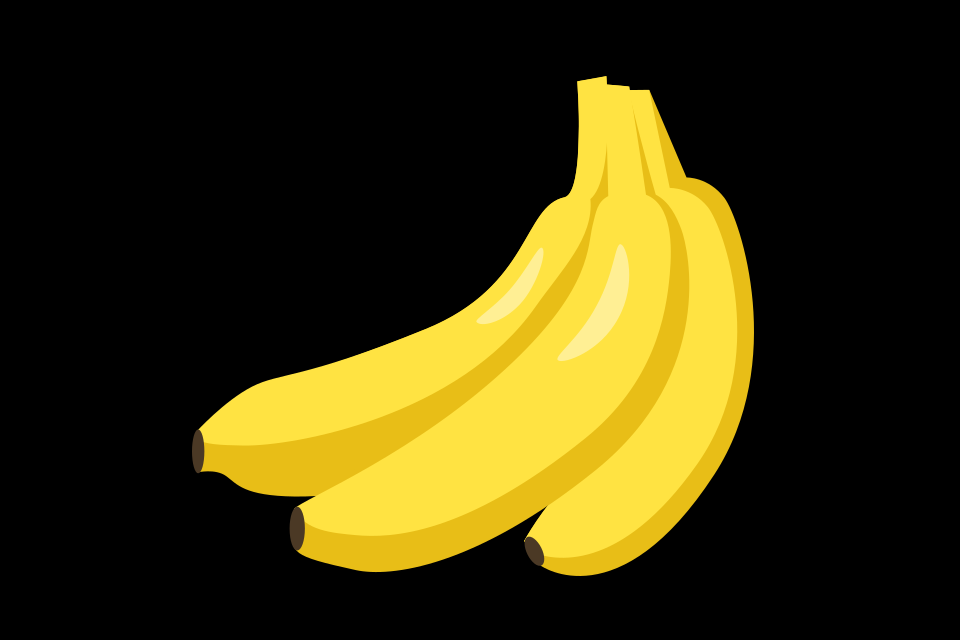

Rendered tile map (Tiled .tmx) drawn with the repository's tilesets; below, a short description and the full map source, tile grids included:
An orthogonal 30x20 tile map with 32x32 px tiles, 1 tile layer (Tile Layer 1) and 19 objects.

<map version="1.10" tiledversion="1.10.2" orientation="orthogonal" renderorder="right-down" width="30" height="20" tilewidth="32" tileheight="32" infinite="0" nextlayerid="5" nextobjectid="20">
 <tileset firstgid="1" name="pisang" tilewidth="562" tileheight="500" tilecount="1" columns="0">
  <grid orientation="orthogonal" width="1" height="1" />
  <tile id="0">
   <image width="562" height="500" source="images/pisang.png" />
  </tile>
 </tileset>
 <layer id="1" name="Tile Layer 1" width="30" height="20">
  <data encoding="csv">
0,0,0,0,0,0,0,0,0,0,0,0,0,0,0,0,0,0,0,0,0,0,0,0,0,0,0,0,0,0,
0,0,0,0,0,0,0,0,0,0,0,0,0,0,0,0,0,0,0,0,0,0,0,0,0,0,0,0,0,0,
0,0,0,0,0,0,0,0,0,0,0,0,0,0,0,0,0,0,0,0,0,0,0,0,0,0,0,0,0,0,
0,0,0,0,0,0,0,0,0,0,0,0,0,0,0,0,0,0,0,0,0,0,0,0,0,0,0,0,0,0,
0,0,0,0,0,0,0,0,0,0,0,0,0,0,0,0,0,0,0,0,0,0,0,0,0,0,0,0,0,0,
0,0,0,0,0,0,0,0,0,0,0,0,0,0,0,0,0,0,0,0,0,0,0,0,0,0,0,0,0,0,
0,0,0,0,0,0,0,0,0,0,0,0,0,0,0,0,0,0,0,0,0,0,0,0,0,0,0,0,0,0,
0,0,0,0,0,0,0,0,0,0,0,0,0,0,0,0,0,0,0,0,0,0,0,0,0,0,0,0,0,0,
0,0,0,0,0,0,0,0,0,0,0,0,0,0,0,0,0,0,0,0,0,0,0,0,0,0,0,0,0,0,
0,0,0,0,0,0,0,0,0,0,0,0,0,0,0,0,0,0,0,0,0,0,0,0,0,0,0,0,0,0,
0,0,0,0,0,0,0,0,0,0,0,0,0,0,0,0,0,0,0,0,0,0,0,0,0,0,0,0,0,0,
0,0,0,0,0,0,0,0,0,0,0,0,0,0,0,0,0,0,0,0,0,0,0,0,0,0,0,0,0,0,
0,0,0,0,0,0,0,0,0,0,0,0,0,0,0,0,0,0,0,0,0,0,0,0,0,0,0,0,0,0,
0,0,0,0,0,0,0,0,0,0,0,0,0,0,0,0,0,0,0,0,0,0,0,0,0,0,0,0,0,0,
0,0,0,0,0,0,0,0,0,0,0,0,0,0,0,0,0,0,0,0,0,0,0,0,0,0,0,0,0,0,
0,0,0,0,0,0,0,0,0,0,0,0,0,0,0,0,0,0,0,0,0,0,0,0,0,0,0,0,0,0,
0,0,0,0,0,0,0,0,0,0,0,0,0,0,0,0,0,0,0,0,0,0,0,0,0,0,0,0,0,0,
0,0,0,0,0,0,1,0,0,0,0,0,0,0,0,0,0,0,0,0,0,0,0,0,0,0,0,0,0,0,
0,0,0,0,0,0,0,0,0,0,0,0,0,0,0,0,0,0,0,0,0,0,0,0,0,0,0,0,0,0,
0,0,0,0,0,0,0,0,0,0,0,0,0,0,0,0,0,0,0,0,0,0,0,0,0,0,0,0,0,0
</data>
 </layer>
 <objectgroup id="2" name="dots">
  <object id="2" x="578.028" y="54.816" width="64" height="64" />
  <object id="3" x="688.028" y="171.891" width="64" height="64" />
  <object id="4" x="715.99" y="359.472" width="64" height="64" />
  <object id="5" x="611.132" y="522.585" width="64" height="64" />
  <object id="6" x="450.349" y="505.108" width="64" height="64" />
  <object id="7" x="263.934" y="507.438" width="64" height="64" />
  <object id="8" x="157.91" y="411.901" width="64" height="64" />
  <object id="9" x="301.217" y="322.189" width="64" height="64" />
  <object id="10" x="468.99" y="237.137" width="64" height="64" />
 </objectgroup>
 <objectgroup id="3" name="letak gambar" visible="0">
  <object id="1" x="189.91" y="74.566" width="565.07" height="502.155" />
 </objectgroup>
 <objectgroup id="4" name="paths">
  <object id="11" x="625.655" y="71.0707">
   <polyline points="0,0 37.283,40.7783 51.2641,81.5566 95.5377,120.005" />
  </object>
  <object id="12" x="732.844" y="216.707">
   <polyline points="0,0 18.6415,62.9151 20.9717,108.354 18.6415,159.618" />
  </object>
  <object id="13" x="750.32" y="408.948">
   <polyline points="0,0 -31.4575,61.75 -64.0802,102.528 -96.7028,133.986" />
  </object>
  <object id="14" x="625.655" y="562.74">
   <polyline points="0,0 -54.7594,13.9811 -94.3726,-4.66038 -83.8868,-60.5849 -133.986,-25.6321" />
  </object>
  <object id="15" x="469.533" y="547.594">
   <polyline points="0,0 -47.7688,16.3113 -100.198,25.6321 -165.443,10.4858" />
  </object>
  <object id="16" x="285.448" y="525.457">
   <polyline points="0,0 29.1273,-27.9623 -34.9528,-33.7877 -54.7594,-50.099 -92.0424,-61.75" />
  </object>
  <object id="17" x="196.901" y="419.434">
   <polyline points="0,0 54.7594,-32.6226 97.8679,-51.2641 136.316,-60.5849" />
  </object>
  <object id="18" x="353.023" y="350.693">
   <polyline points="0,0 53.5943,-16.3113 90.8773,-34.9528 137.481,-71.0707" />
  </object>
  <object id="19" x="505.651" y="249.33">
   <polyline points="0,0 32.6226,-45.4387 57.0896,-59.4198 71.0707,-99.033 88.5471,-170.104" />
  </object>
 </objectgroup>
</map>
